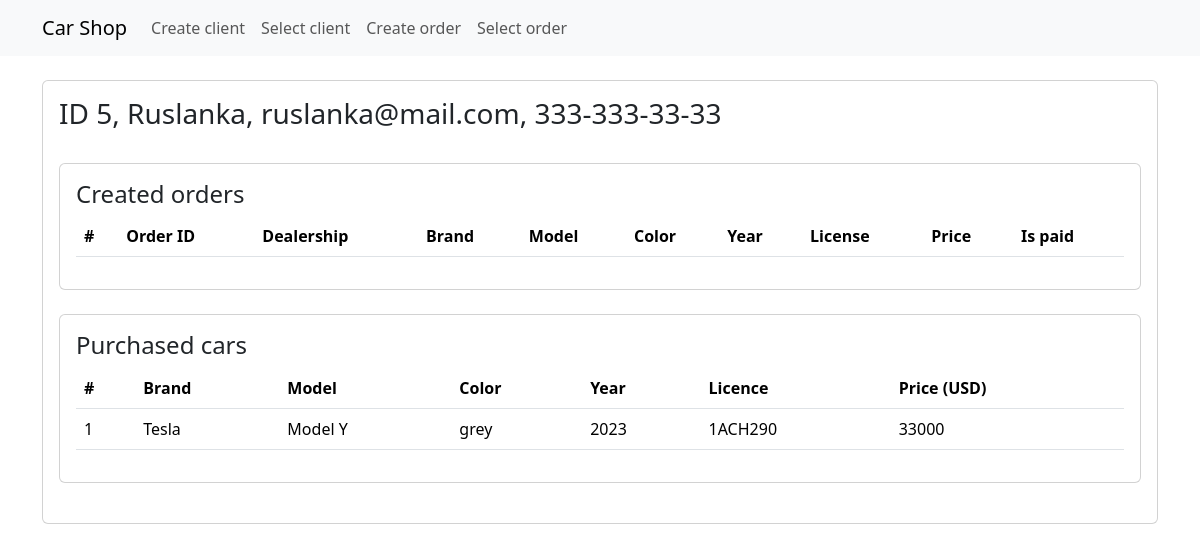
The app's page /view_client/5/ with its own data.
### carshop/models.py (models this page shows, shortened)
class Client(models.Model):
    name = models.CharField(max_length=50)
    email = models.EmailField(max_length=254)
    phone = models.CharField(max_length=20)

class CarType(models.Model):
    model = models.CharField(max_length=50)
    brand = models.CharField(max_length=50)
    price = models.PositiveIntegerField()

### carshop/views.py (the view)
# urls.py: path("view_client/<int:client_id>/", views.view_client, name="view_client"),
def view_client(request, client_id: int):
    user_session = {"client_id": client_id}
    request.session["user_session"] = user_session
    orders = models.Order.objects.filter(client=client_id, is_paid=False).values(
        "id",
        "dealership__name",
        "reserved_cars__car_type__brand",
        "reserved_cars__car_type__model",
        "reserved_cars__color",
        "reserved_cars__year",
        "reserved_cars__license__number",
        "reserved_cars__car_type__price",
        "is_paid",
    )
    purchased_cars = models.Car.objects.filter(owner=client_id).values(
        "car_type__brand",
        "car_type__model",
        "color",
        "year",
        "license__number",
        "car_type__price",
    )
    context = {
        "client": models.Client.objects.get(id=client_id),
        "purchased_cars": purchased_cars,
        "orders": orders,
    }
    return render(request, "view_client.html", {"context": context})

### templates/view_client.html (shortened to what this page needs)
{% extends "base.html" %}
{% load django_bootstrap5 %}
    {% block content %}
        <div class="mb-4">
            <div class="card">
                <div class="card-body">
                    <h3>ID {{ context.client.id }}, {{ context.client.name }}, {{ context.client.email }}, {{ context.client.phone }}</h3><br>
                        <div class="mb-4">
                            <div class="card">
                                <div class="card-body">
                                    <h4>Created orders</h4>
                                    <table class="table">
                                        <thead>
                                            <th scope="col">#</th>
                                            <th scope="col">Order ID</th>
                                            <th scope="col">Dealership</th>
                                            <th scope="col">Brand</th>
                                            <th scope="col">Model</th>
                                            <th scope="col">Color</th>
                                            <th scope="col">Year</th>
                                            <th scope="col">License</th>
                                            <th scope="col">Price</th>
                                            <th scope="col">Is paid</th>
                                        </thead>
                                    </table>
                                </div>
                            </div>
                        </div>
                        <div class="mb-4">
                            <div class="card">
                                <div class="card-body">
                                    <h4>Purchased cars</h4>
                                    <table class="table">
                                        <thead>
                                            <th scope="col">#</th>
                                            <th scope="col">Brand</th>
                                            <th scope="col">Model</th>
                                            <th scope="col">Color</th>
                                            <th scope="col">Year</th>
                                            <th scope="col">Licence</th>
                                            <th scope="col">Price (USD)</th>
                                        </thead>
                                        <tbody>
                                            {% for car in context.purchased_cars %}
                                                <tr>
                                                    <td>{{ forloop.counter }}</td>
                                                    <td>{{ car.car_type__brand }}</td>
                                                    <td>{{ car.car_type__model }}</td>
                                                    <td>{{ car.color }}</td>
                                                    <td>{{ car.year }}</td>
                                                    <td>{{ car.license__number }}</td>
                                                    <td>{{ car.car_type__price }}</td>
                                                </tr>
                                            {% endfor %}
                                        </tbody>
                                    </table>
                                </div>
                            </div>
                        </div>
                </div>
            </div>
        </div>
    {% endblock %}

### records on screen
Client: client.id "5", client.name "Ruslanka", client.email "ruslanka@mail.com", client.phone "333-333-33-33"
CarType: car_type__brand "Tesla", car_type__model "Model Y", color "grey", year "2023", license__number "1ACH290", car_type__price "33000"
